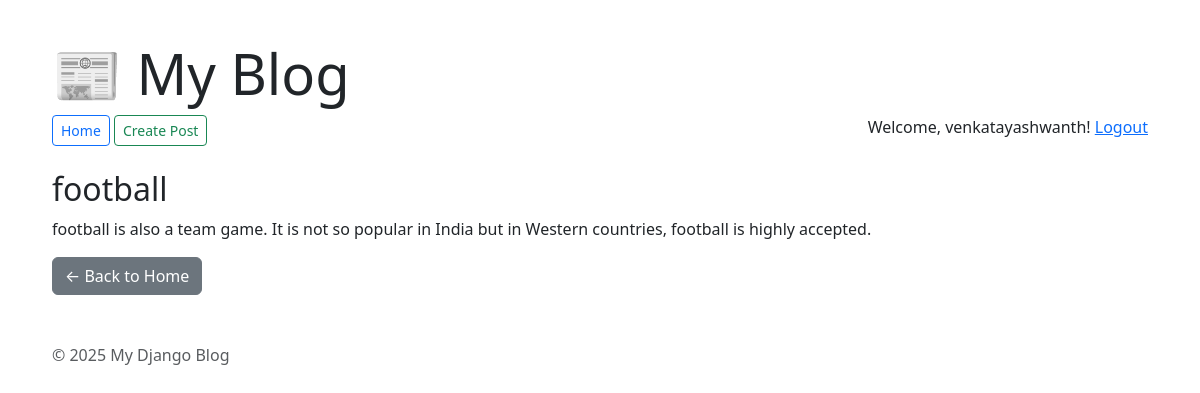
/2/ (signed in), run on the app's committed database.
### locations/models.py (models this page shows, shortened)
class Post(models.Model):
    title = models.CharField(max_length=100)
    content = models.TextField()
    image = models.ImageField(upload_to='post_images/', blank=True, null=True)
    author = models.ForeignKey(User, on_delete=models.CASCADE, null=True)

### locations/views.py (the view)
# urls.py: path('<int:pk>/', views.post_detail, name='post_detail'),
def post_detail(request, pk):
    post = get_object_or_404(Post, pk=pk)
    return render(request, 'locations/post_detail.html', {'post': post})

### locations/templates/locations/post_detail.html (shortened to what this page needs)
{% extends 'locations/base.html' %}
{% block content %}
   <h2>{{ post.title }}</h2>
   <p>{{ post.content }}</p>
   <a href="{% url 'home' %}" class="btn btn-secondary">← Back to Home</a>
{% endblock %}

### locations/templates/locations/base.html (shortened to what this page needs)
<!DOCTYPE html>
<html>
<head>
    <link href="https://cdn.jsdelivr.net/npm/bootstrap@5.3.2/dist/css/bootstrap.min.css" rel="stylesheet">
</head>
<body>
  <div class="container">
    <header class="mb-4">
        <h1 class="display-4">📰 My Blog</h1>
        <nav class="mb-3">
            <a class="btn btn-outline-primary btn-sm" href="/">Home</a>
            <a class="btn btn-outline-success btn-sm" href="/new/">Create Post</a>
            <span class="float-end">
                {% if user.is_authenticated %}
                    Welcome, {{ user.username }}!
                    <a href="{% url 'logout' %}">Logout</a>
                {% else %}
                    <a class="btn btn-outline-secondary btn-sm" href="{% url 'login' %}">Login</a>
                    <a class="btn btn-outline-secondary btn-sm" href="{% url 'signup' %}">Signup</a>
                {% endif %}
            </span>
        </nav>
    </header>
    {% block content %}{% endblock %}
    <footer class="mt-5 text-muted">
        &copy; 2025 My Django Blog
    </footer>
  </div>
</body>
</html>

### locations/templates/locations/base.html (style rules this page uses)
body { margin: 40px; }

### data on the page
Post: title "football", content "football is also a team game. It is not so popular in India but in Western countries, football is highly accepted."

### other printed values
{{ user.username }} "venkatayashwanth"
